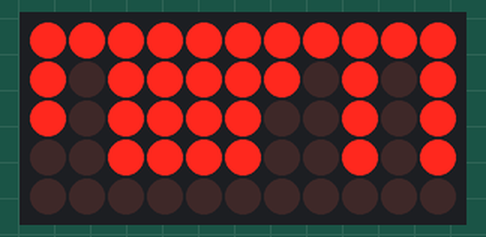
Bench run of a program on a simulated Raspberry Pi (BCM pin numbers) with a Scroll pHAT. Shown: 11×5 LED matrix. Random numbers come from a fixed seed. At 0.4 s the program stops and its outputs stay as they are.

Above: at 0.19 s.

The program:

crash.py
```python
#!/usr/bin/env python

import scrollphat as sp
import math
import time
import sys
from random import randint

sp.set_rotate(False)

clear = randint(0,10)
if clear > 5:
    for w in range(0,randint(5,20)):
        for x in range(0,11):
            for y in range(0,5):
                sp.set_pixel(x,y,randint(0,1))
                sp.set_brightness(128)
        sp.update()
        time.sleep(0.01)
        sp.clear()
else:
    for w in range(0,randint(5,20)):
        for x in range(0,11):
            for y in range(0,randint(1,5)):
                sp.set_pixel(x,y,1)
                sp.set_brightness(128)
        sp.update()
        time.sleep(0.01)
        sp.clear()
```
